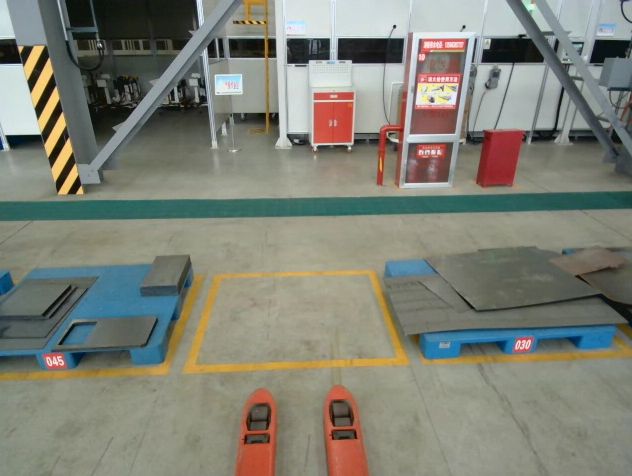
//> input picture data/agv/test.png, 632 x 476 px
$ ./goalSegment   (built with g++ and OpenCV 4)
//> lines starting //> are read from the running program, lines starting //| are printed output that depends on the picture
//
// Created by shensir on 17-5-17.
// http://datahonor.com/2017/05/18/%E8%87%AA%E5%8A%A8%E5%85%89%E5%AD%A6%E6%A3%80%E6%B5%8B%EF%BC%8C%E7%9B%AE%E6%A0%87%E5%88%86%E5%89%B2%E5%92%8C%E6%A3%80%E6%B5%8B/
#include <iostream>
#include "opencv2/highgui.hpp"
#include "opencv2/imgproc.hpp"
using namespace std;
using namespace cv;
// 光纹去除
Mat removeLight(Mat img, Mat pattern, int method){
	Mat aux;
	// 如果方法是归一化
	if (method == 1){
		// 相除时需要将图像改为32位浮点型
		Mat img32, pattern32;
		img.convertTo(img32, CV_32F);
		pattern.convertTo(pattern32, CV_32F);
		// 图像相除模式
		aux = 255 * (1 - (img32 / pattern32));
		// 换回8bit
		aux.convertTo(aux, CV_8U);
	}
	else{
		aux = pattern - img;
	}
	return aux;
}
// 估计背景图像，大尺寸核矩阵模糊
// [102 lines left out: functions calculateLightPattern, getBinary, randomColor, ConnectedComponents, ConnectedComponentsStats, FindContoursBasic, not called in this run]
int main(){
	Mat img = imread("test.png", IMREAD_GRAYSCALE);
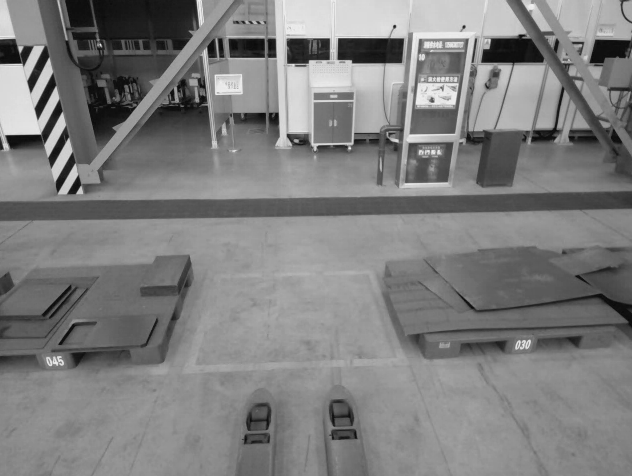
//> img: 476 rows x 632 cols, CV_8UC1; min 8, max 239, mean 126.5
	imshow("Original Image", img);
	Mat pattern = imread("light.png", 0);
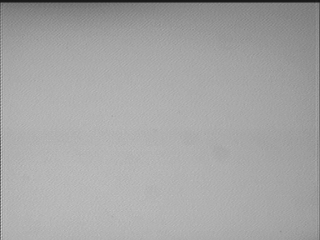
//> input picture data/industry/light.png, 320 x 240 px
//> pattern is the input picture: 240 rows x 320 cols, CV_8UC1; min 23, max 213, mean 164.9
	imshow("Back", pattern);
	// Mat pattern = calculateLightPattern(img);
	Mat img_no_light = removeLight(img, pattern, 1);
//> (the run ends here: the program stops with an error, at `aux = 255 * (1 - (img32 / pattern32));`)
